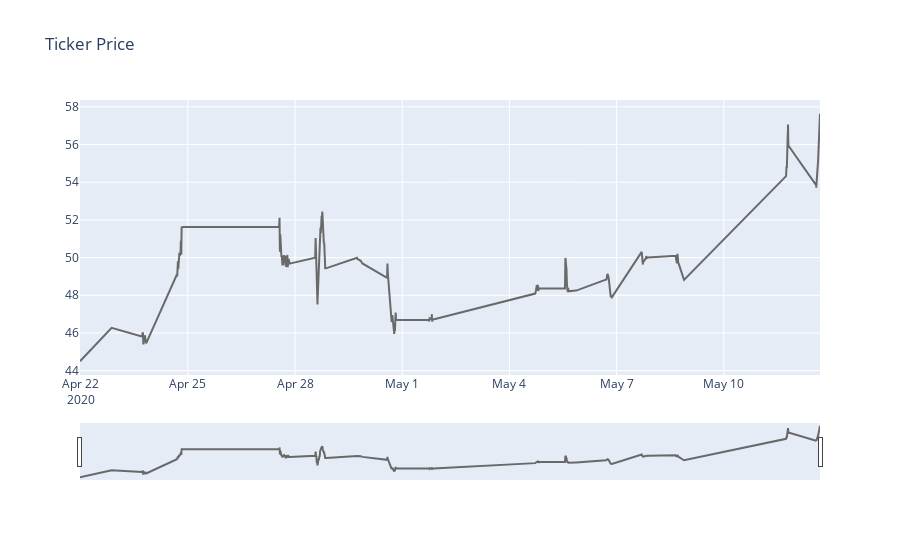

Notebook code for this chart:
### Code cell
fig = go.Figure()
fig.add_trace(go.Scatter(x=fdf.ticker_updated_at, y=fdf['ticker_last_trade_price'], name="stock price",
                         line_color='dimgray'))

fig.update_layout(title_text='Ticker Price',
                  xaxis_rangeslider_visible=True)
fig.show()

### Figure 1 — Plotly figure (JSON) as saved in the notebook; plotly's stock layout.template omitted (floating-point values rounded to 4 significant figures; data arrays with more than 128 entries replaced by an {"elided": "..."} marker saying what was removed)
{"data": [{"line": {"color": "dimgray"}, "name": "stock price", "type": "scatter", "x": {"elided": "747 str values"}, "y": {"elided": "747 float values"}}], "layout": {"title": {"text": "Ticker Price"}, "xaxis": {"rangeslider": {"visible": true}}}}
